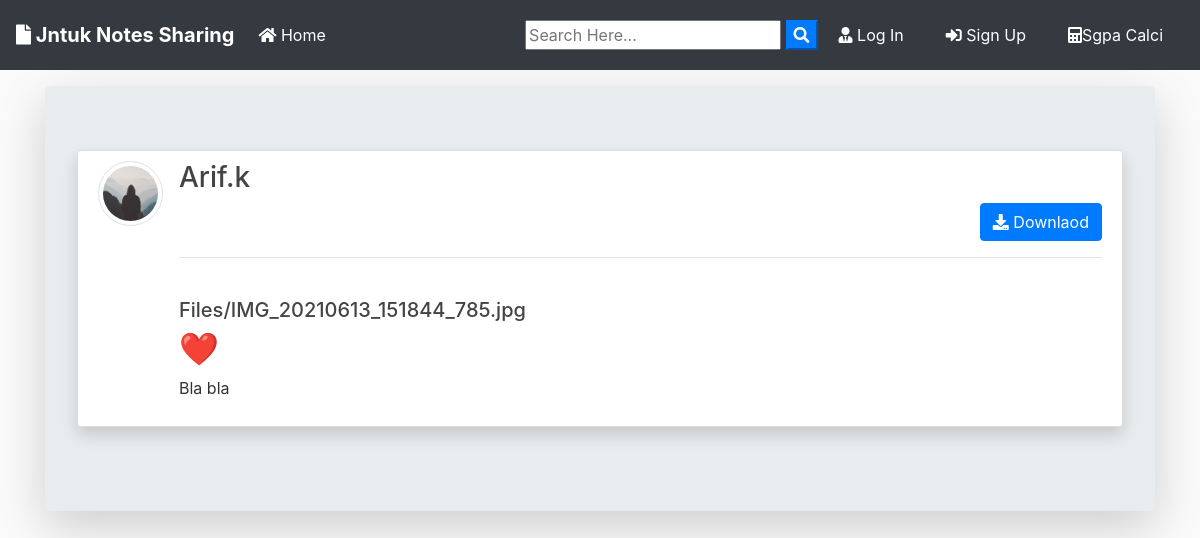
Page /post/23/ on the committed database.
### blog/models.py (models this page shows, shortened)
class Post(models.Model):
	title = models.CharField(max_length=100)
	file = models.FileField(null=True,blank=True,upload_to='Files')
	content = models.TextField()
	date_posted = models.DateTimeField(default=timezone.now)
	author = models.ForeignKey(User, on_delete=models.CASCADE)
	def extension(self):
		name, extension = os.path.splitext(self.file.name)
		return extension

### users/models.py (models this page shows, shortened)
class Profile(models.Model):
    user = models.OneToOneField(User, on_delete=models.CASCADE)
    image = models.ImageField(default='default.jpg', upload_to='profile_pics')

### blog/views.py (the view)
# urls.py: path('post/<int:pk>/', PostDetailView.as_view(), name='post-detail'),
class PostDetailView(DetailView):
    model = Post
    template_name = 'blog/post_detail.html'

### blog/templates/blog/post_detail.html (shortened to what this page needs)
{% extends "blog/base.html" %}
{% block content %}
<div class="jumbotron mt-3 shadow-lg">
<article class="media content-section shadow ">
   <a href="{{ object.author.profile.image.url }} " target="_blank"> <img src="{{ object.author.profile.image.url }}  " alt="" class="article-img rounded-circle img-thumbnail img-fluid">
   </a>
    <div class="media-body">
      <div class="">
        <div class="d-flex justify-content-between">
        <a class="mr-2 mt-0 mb-0  text-dark" href="{% url 'user-posts' object.author.username  %}"><h3>{{ object.author }}</h3></a>
        </div>
        {% if object.author != user %}
          <div class="form-group mt-0 pt-0 d-flex justify-content-end">
            <a href="{{ object.file.url }}" download class="btn btn-primary flex-last" type="submit"><i class="fas fa-download"></i> Downlaod</a>
          </div>
        {% endif %}
        <hr>
      </div>
      <div>
        {% if object.file %}
          {% if object.extension == '.jpg' or object.extension == 'jpeg' or object.extension == 'png' %}
            <a href="{{ object.file.url }}"  download class="text-dark"><h5>{{ object.file }}</h5></a>
          {% else %}
            <a href="{{ object.file.url }}"  download class="text-dark"><h5>{{ object.file }}</h5></a>
          {% endif %}
        {% endif %}
      </div>
      <h2>{{ object.title }}</h2>
      <p class="article-content">{{ object.content }}</p>
    </div>
  </article>
{% endblock content %}

### blog/static/blog/main.css (style rules this page uses)
body { background: #fafafa; color: #333333; margin-top: 0; }
h1, h2, h3, h4, h5, h6 { color: #444444; }
.content-section { background: #ffffff; padding: 10px 20px; border: 1px solid #dddddd; border-radius: 3px; margin-bottom: 20px; }
.article-content { white-space: pre-line; }
.article-img { height: 65px; width: 65px; margin-right: 16px; }

### rows in the picture
Post: author.profile.image (placeholder picture), author "Arif.k", file "Files/IMG_20210613_151844_785.jpg", title "❤️", content "Bla bla"
